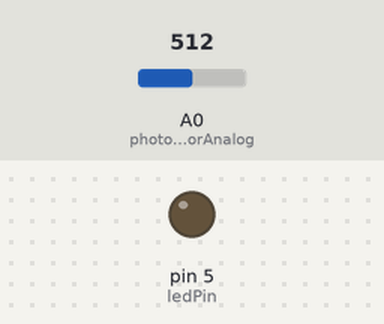
The sketch below on a simulated Arduino Uno, built with avr-gcc and run on an emulated ATmega328P. Shown: output pins drawn as LEDs (lit = HIGH). Inputs (shaded band) come from the test bench; at power-on: A0 (photosensorAnalog) = 512.

Above: at 1.2 s.
1.3 s: A0 (photosensorAnalog) set to 108
2.8 s: A0 (photosensorAnalog) set to 93
At 3.3 s:
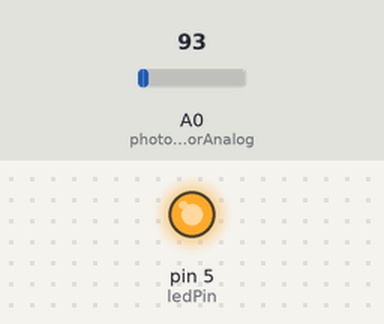
4.3 s: A0 (photosensorAnalog) set to 110
At 5.5 s:
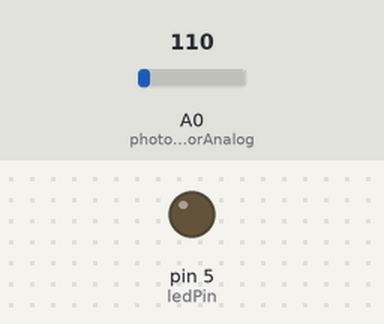
5.8 s: A0 (photosensorAnalog) set to 90
At 6.8 s:
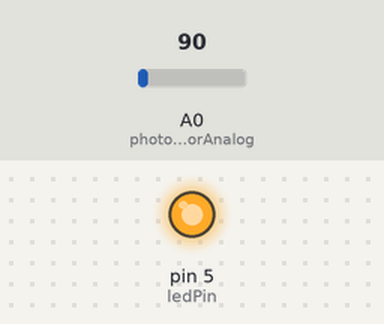
Timing chart, 0 to 8.3 s (numbered marks = the images above; inputs shaded):
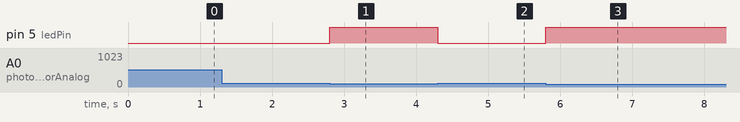

The sketch:

photoresistor_led.ino
```cpp
// photoresistor and led

// analog pin for photosensor
int photosensorAnalog = A0;

// digital led pin
int ledPin = 5;

//dark threshold
int darkThreshold = 100;


void setup() {

  // set ledPin as an output
  pinMode(ledPin, OUTPUT);
  Serial.begin(9600);
}

void loop() {

  // read the light level using photosensor
  int lightLevel = analogRead(photosensorAnalog);

  // if theres light outside, turn led off
  if (lightLevel >= darkThreshold) {
    digitalWrite(ledPin, LOW);
  }
  else {
    // if dark out, turn led on
    digitalWrite(ledPin, HIGH);
  }
}
```

Measured:
- the behaviour switches between 100 and 99 on A0 (photosensorAnalog) (found by bisection; images 0 and 1)
- after the input at 1.3 s, every drawn part: stays the same
- after the input at 2.8 s, pin 5 (ledPin): LOW → HIGH at once
- after the input at 4.3 s, pin 5 (ledPin): HIGH → LOW at once
- after the input at 5.8 s, pin 5 (ledPin): LOW → HIGH at once
